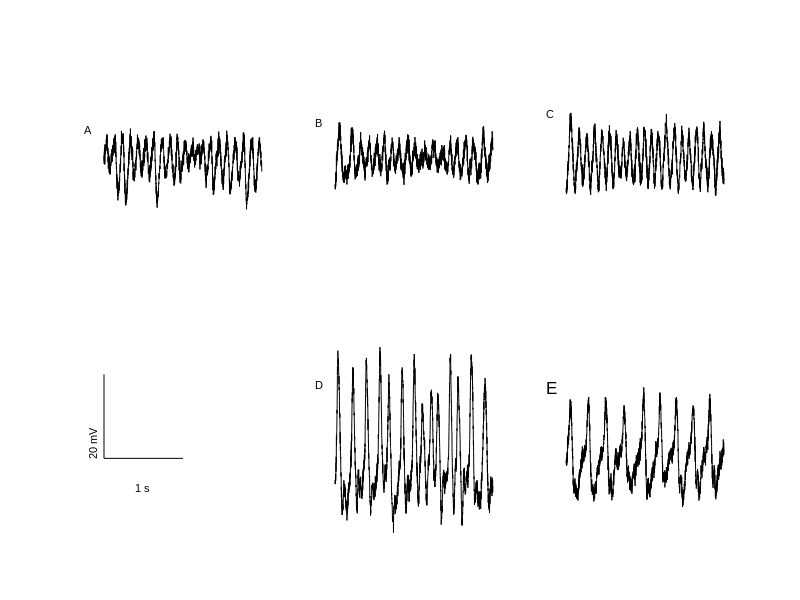

MATLAB code to generate this figure:
% One column = 17.35 max
% two column = 8.3 cm max
close all
clc
clear

FS = 8;             % fontsize - point
FS_Panel_Label = 12;

font = 'arial';
fig_width = 17;  % cm
fig_height = 5;  % cm

LW = 0.5;         % linewidth

min_y = -18;
max_y = 27;

fig_filename = '/Users/dean/Projects/CRLBNeuro/manuscript/figures/pdf/JR_seizure.pdf';
figure('units','centimeters','papersize',[fig_height fig_width],'filename',fig_filename,'position',[2 2 fig_width fig_height]);


%
load Lopes_alpha.mat
y = detrend(y);
max_l_a = max(y(3001:end))
min_l_a = min(y(3001:end))

ax(1) = subplot(231);

plot(t(3001:end)-3,y(3001:end),'k','linewidth',LW)

ylim(ax(1),[min_y,max_y])
xlim(ax(1),[0 2])

axis off
set(gca,'fontsize',FS,'fontname',font)
text_x = -0.25;
text_y = max(y(3001:end));
text(text_x,text_y,'A','fontsize',FS,'fontname',font)

%
load JR_alpha.mat
y = detrend(y);
max_j_a = max(y)
min_j_a = min(y)

ax(2) = subplot(232);

plot(t,y,'k','linewidth',LW)

ylim(ax(2),[min_y,max_y])
xlim(ax(2),[0 2])

axis off
set(gca,'fontsize',FS,'fontname',font)
text_x = -0.25;
text_y = max(y);
text(text_x,text_y,'B','fontsize',FS,'fontname',font)

load JR_seizure.mat
y = detrend(y);
max_j_s = max(y)
min_j_s = min(y)

ax(3) = subplot(235);

plot(t,y,'k','linewidth',LW)

ylim(ax(3),[min_y,max_y])
xlim(ax(3),[0 2])

axis off
set(gca,'fontsize',FS,'fontname',font)
text_x = -0.25;
text_y = max(-y);
text(text_x,text_y,'D','fontsize',FS,'fontname',font)

%
load Wendling_alpha.mat
y = detrend(y);
max_w_a = max(y)
min_w_a = min(y)

ax(4) = subplot(233);

plot(t,y,'k','linewidth',LW)

ylim(ax(4),[min_y,max_y])
xlim(ax(4),[0 2])

axis off
set(gca,'fontsize',FS,'fontname',font)
text_x = -0.25;
text_y = max(y);
text(text_x,text_y,'C','fontsize',FS,'fontname',font)

load Wendling_spikes.mat
y = detrend(y);
max_w_s = max(y)
min_w_s = min(y)

ax(5) = subplot(236);

plot(t,y,'k','linewidth',LW)

ylim(ax(5),[min_y,max_y])
xlim(ax(5),[0 2])

axis off
set(gca,'fontsize',FS,'fontname',font)
text_x = -0.25;
text_y = max(y);
text(text_x,text_y,'E','fontsize',FS_Panel_Label,'fontname',font)

% this is the legenend for time and amplitude
ax(6) = subplot(234);

ylim(ax(6),[min_y,max_y])
xlim(ax(6),[0 2])

axis off
line([0 1],[0 0],'color','black')
line([0 0],[0 20],'color','black')
text(.4,-max_y/4,'1 s','fontsize',FS,'fontname',font)
text(-.15,0,'20 mV','rotation',90,'fontsize',FS,'fontname',font)
% text(-.15,-max_y/4,'Amplitude','rotation',90)